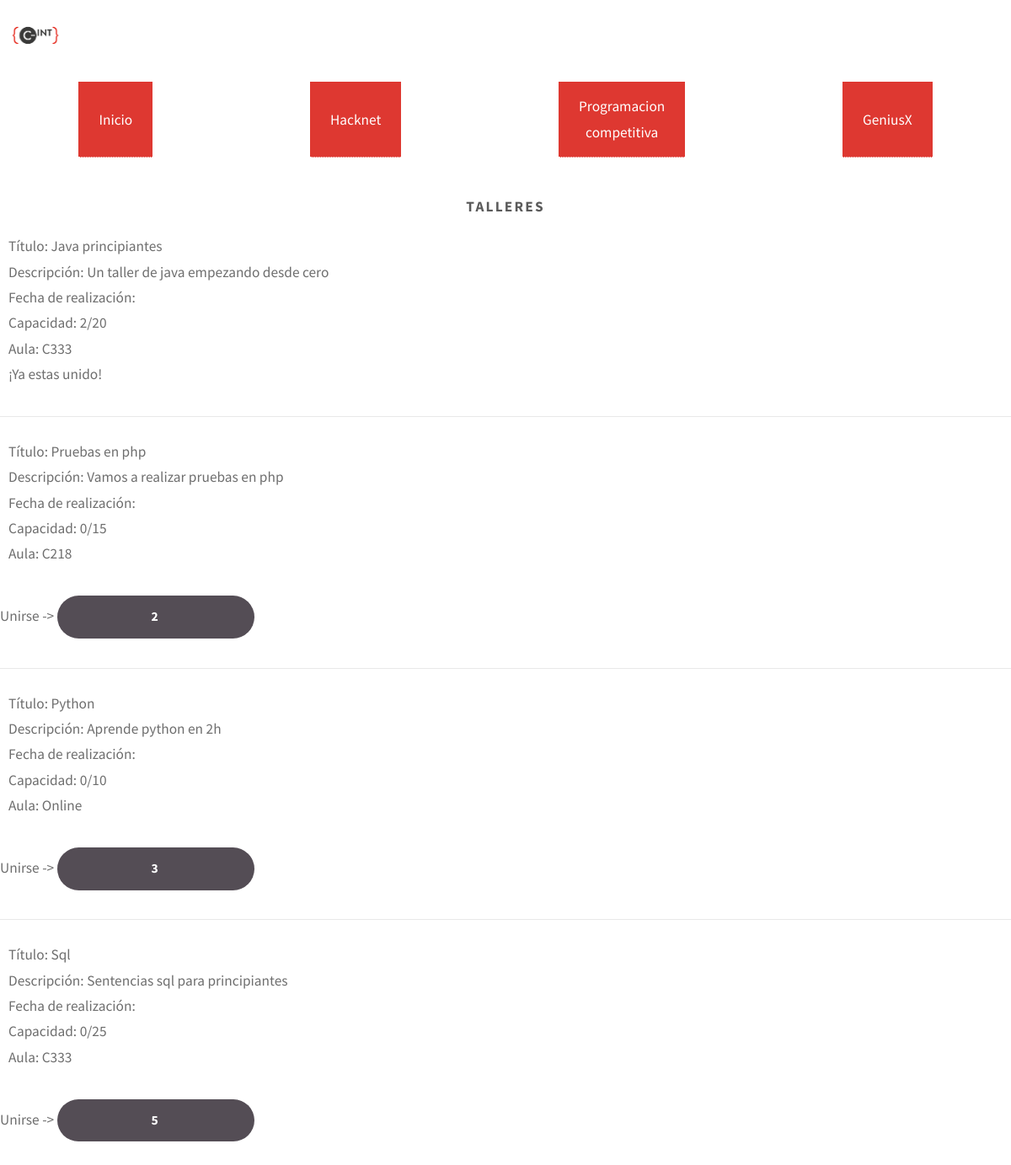
The app's page /talleres.php (signed in) with its own data.
### tables this page shows
CREATE TABLE `talleres` (
  `id` int(5) NOT NULL,
  `titulo` varchar(64) NOT NULL,
  `descripcion` varchar(256) NOT NULL,
  `Fecha-publicacion` timestamp NOT NULL DEFAULT CURRENT_TIMESTAMP,
  `fecharealizacion` datetime NOT NULL,
  `seccion` int(1) NOT NULL,
  `capacidad` int(4) NOT NULL,
  `Aula` varchar(16) DEFAULT NULL
);

### talleres.php (the view, shortened to what this page needs)
<?php
    require "assets/request/conexion.php";
    function get_id_count($id, $conn) {
        $stmt = mysqli_prepare($conn, 'SELECT COUNT(*) FROM talleresusuarios WHERE id_taller = ?;');
        mysqli_stmt_bind_param($stmt, "i", $id);
        mysqli_stmt_execute($stmt);
        mysqli_stmt_bind_result($stmt, $count);
        return $count;
    }
    function getUsersInWorkshop($workshop_id, $conn) {
        $stmt = $conn->prepare('SELECT id_usuario FROM talleresusuarios WHERE id_taller = ?');
        $stmt->bind_param("i", $workshop_id);
        $stmt->execute();
        $result = $stmt->get_result();
        $users = array();
        while ($row = $result->fetch_assoc()) {
            $users[] = $row['id_usuario'];
        }
        return $users;
    }
?>
<!DOCTYPE html>
<html>
<head>
    <link rel="stylesheet" href="assets/css/main.css" />
</head>
<body>
<a href="index.php" class="Boton_cabecera" style="width: 5%; padding: 0%; align-self: start; background-color: rgb(255, 255, 255);"> <img id=logo_club src="\assets\img\ue_logoclub_cmyk_11_c_int.png" style="width: 100%; padding: 0%; align-self: start;"></a>
    <nav id = Menu_cabecera>
        <a class = Boton_cabecera href="/">Inicio</a>
        <a class = Boton_cabecera href="Hacknet.php">Hacknet</a>
        <a class = Boton_cabecera href="ProgramacionCompetitiva.php">Programacion<br>competitiva</a>
        <a class = Boton_cabecera href="geniusX.php">GeniusX</a>
    </nav> <br>
    <h1>Talleres</h1>
    <?php
        $query = "SELECT * FROM talleres";
        $result = mysqli_query($conn, $query);
        if (mysqli_num_rows($result) > 0) {
            while ($row = mysqli_fetch_assoc($result)) {
                $cantidad = get_id_count($row['id'], $conn);
                echo "<p class='taller'>";
                echo "Título: " . $row["titulo"] . "<br>";
                echo "Descripción: " . $row["descripcion"] . "<br>";
                if (isset($_SESSION['id'])){
                    echo "Fecha de realización: " . $row["fecha-realizacion"] . "<br>";
                    echo "Capacidad: ". $cantidad. "/" . $row["capacidad"] . "<br>";
                    echo "Aula: " . $row["Aula"] . "<br>";
                    if (!in_array($_SESSION['id'], getUsersInWorkshop($row['id'], $conn))){
                        echo '<form action="assets/forms/unir.php" method="post"> Unirse -> <input type="submit" name="submit" value="'.$row['id'].'"></form>';
                    }else{
                        echo "¡Ya estas unido!";
                    }
                }
                echo "</p>";
                echo "<hr>";
            }
        } else {
            echo "No se encontraron resultados";
        }
    ?>
</body>
</html>

### assets/css/main.css (style rules this page uses)
html, body, div, span, applet, object, iframe, h1, h2, h3, h4, h5, h6, p, blockquote, pre, a, abbr, acronym, address, big, cite, code, del, dfn, em, img, ins, kbd, q, s, samp, small, strike, strong, sub, sup, tt, var, b, u, i, center, dl, dt, dd, ol, ul, li, fieldset, form, label, legend, table, caption, tbody, tfoot, thead, tr, th, td, article, aside, canvas, details, embed, figure, figcaption, footer, header, hgroup, menu, nav, output, ruby, section, summary, time, mark, audio, video { margin: 0; padding: 0; border: 0; font-size: 100%; font: inherit; vertical-align: baseline; }
article, aside, details, figcaption, figure, footer, header, hgroup, menu, nav, section { display: block; }
body { line-height: 1; }
body { -webkit-text-size-adjust: none; }
input, select, textarea { -moz-appearance: none; -webkit-appearance: none; -ms-appearance: none; appearance: none; }
html { box-sizing: border-box; }
*, *:before, *:after { box-sizing: inherit; }
html, body { height: 100%; }
body { background: #ffffff; }
body, input, select, textarea { color: #6e6e6e; font-family: 'Source Sans Pro', sans-serif; font-size: 16pt; font-weight: 400; line-height: 1.75em; }
a { -moz-transition: color 0.2s ease-in-out, border-bottom-color 0.2s ease-in-out; -webkit-transition: color 0.2s ease-in-out, border-bottom-color 0.2s ease-in-out; -ms-transition: color 0.2s ease-in-out, border-bottom-color 0.2s ease-in-out; transition: color 0.2s ease-in-out, border-bottom-color 0.2s ease-in-out; border-bottom: dotted 1px; color: rgb(222, 56, 49); text-decoration: none; }
p, ul, ol, dl, table, blockquote, form { margin: 0 0 2em 0; }
h1, h2, h3, h4, h5, h6 { color: #5b5b5b; font-weight: 700; letter-spacing: 0.125em; line-height: 1.75em; margin-bottom: 1em; text-transform: uppercase; text-align: center; }
hr { border: 0; border-top: solid 1px rgba(224, 224, 224, 0.75); margin-bottom: 1.5em; }
input[type="submit"], input[type="reset"], input[type="button"], .button { -moz-appearance: none; -webkit-appearance: none; -ms-appearance: none; appearance: none; -moz-transition: color 0.2s ease-in-out, background-color 0.2s ease-in-out; -webkit-transition: color 0.2s ease-in-out, background-color 0.2s ease-in-out; -ms-transition: color 0.2s ease-in-out, background-color 0.2s ease-in-out; transition: color 0.2s ease-in-out, background-color 0.2s ease-in-out; background: #544d55; border-radius: 40px; border: 0; color: #ffffff; cursor: pointer; display: inline-block; font-size: 0.9em; font-weight: 700; letter-spacing: 0.125em; line-height: 3.25em; min-width: 15em; padding: 0 1.5em; text-align: center; text-decoration: none; text-transform: uppercase; }
@media screen and (max-width: 1680px) { body, input, select, textarea { font-size: 14pt; } }
@media screen and (max-width: 1280px) { body, input, select, textarea { font-size: 13pt; } }
#Menu_cabecera { display: flex; flex-wrap: wrap; justify-content: space-around; }
.Boton_cabecera { display: flex; align-items: center; background-color: rgb(222, 56, 49); padding: 1.2%; padding-left: 2%; padding-right: 2%; margin: 1%; color:rgb(255, 255, 255); text-align: center; text-size-adjust:inherit; }
.taller { margin-left: 10px; }

### records on screen
talleres: titulo "Java principiantes", descripcion "Un taller de java empezando desde cero", cantidad "2", capacidad "20", Aula "C333", shows "¡Ya estas unido!"
talleres: titulo "Pruebas en php", descripcion "Vamos a realizar pruebas en php", cantidad "0", capacidad "15", Aula "C218", submit "2"
talleres: titulo "Python", descripcion "Aprende python en 2h", cantidad "0", capacidad "10", Aula "Online", submit "3"
talleres: titulo "Sql", descripcion "Sentencias sql para principiantes", cantidad "0", capacidad "25", Aula "C333", submit "5"
